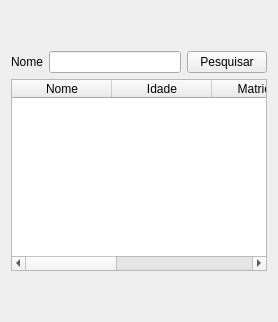
            <widget class="QWidget" name="aluno3">
             <layout class="QGridLayout" name="gridLayout_12">
              <item row="0" column="0">
               <layout class="QGridLayout" name="gridLayout_11">
                <item row="0" column="1">
                 <spacer name="verticalSpacer_13">
                  <property name="orientation">
                   <enum>Qt::Vertical</enum>
                  </property>
                  <property name="sizeHint" stdset="0">
                   <size>
                    <width>20</width>
                    <height>40</height>
                   </size>
                  </property>
                 </spacer>
                </item>
                <item row="3" column="1">
                 <spacer name="verticalSpacer_14">
                  <property name="orientation">
                   <enum>Qt::Vertical</enum>
                  </property>
                  <property name="sizeHint" stdset="0">
                   <size>
                    <width>20</width>
                    <height>40</height>
                   </size>
                  </property>
                 </spacer>
                </item>
                <item row="1" column="1">
                 <widget class="QLineEdit" name="aluno_input_search"/>
                </item>
                <item row="1" column="0">
                 <widget class="QLabel" name="label">
                  <property name="text">
                   <string>Nome</string>
                  </property>
                 </widget>
                </item>
                <item row="1" column="2">
                 <widget class="QPushButton" name="aluno_submeter_busca">
                  <property name="text">
                   <string>Pesquisar</string>
                  </property>
                 </widget>
                </item>
                <item row="2" column="0" colspan="3">
                 <widget class="QTableWidget" name="aluno_table">
                  <property name="enabled">
                   <bool>true</bool>
                  </property>
                  <property name="verticalScrollBarPolicy">
                   <enum>Qt::ScrollBarAsNeeded</enum>
                  </property>
                  <property name="horizontalScrollBarPolicy">
                   <enum>Qt::ScrollBarAsNeeded</enum>
                  </property>
                  <property name="editTriggers">
                   <set>QAbstractItemView::NoEditTriggers</set>
                  </property>
                  <property name="dragEnabled">
                   <bool>false</bool>
                  </property>
                  <property name="selectionMode">
                   <enum>QAbstractItemView::SingleSelection</enum>
                  </property>
                  <property name="selectionBehavior">
                   <enum>QAbstractItemView::SelectRows</enum>
                  </property>
                  <attribute name="verticalHeaderVisible">
                   <bool>false</bool>
                  </attribute>
                  <column>
                   <property name="text">
                    <string>Nome</string>
                   </property>
                  </column>
                  <column>
                   <property name="text">
                    <string>Idade</string>
                   </property>
                  </column>
                  <column>
                   <property name="text">
                    <string>Matricula</string>
                   </property>
                  </column>
                  <column>
                   <property name="text">
                    <string>Semestre</string>
                   </property>
                  </column>
                  <column>
                   <property name="text">
                    <string>Curso</string>
                   </property>
                  </column>
                 </widget>
                </item>
               </layout>
              </item>
             </layout>
            </widget>
